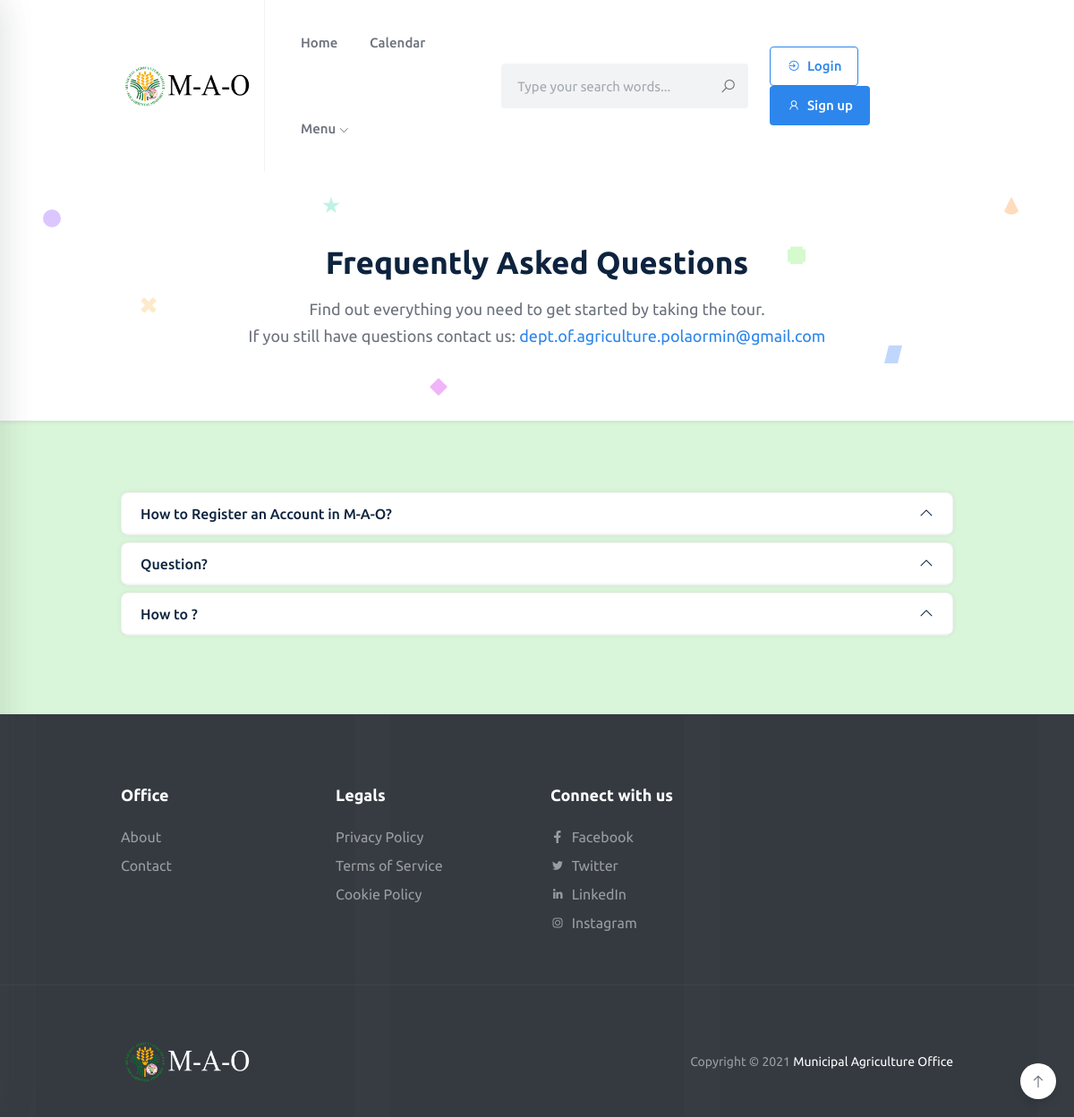
Page /index.php/home_controller/faq on the committed database.
### tables this page shows
CREATE TABLE `tbl_faq` (
  `id` int(11) NOT NULL,
  `question` text NOT NULL,
  `answer` text NOT NULL,
  `date_created` datetime NOT NULL DEFAULT current_timestamp()
);

### application/controllers/Home_controller.php (called while the page is built, shortened)
<?php
class Home_controller extends CI_Controller {
    public function __construct() {
        $this->load->model('Home_model');
        $this->load->database();
      }
    public function faq()
	{
        $page = "faq";
            $data['user'] = $this->User_model->getuser();
            $data['faqs'] = $this->Faq_model->fetchfaq();
            $this->load->view('Home/header',$data);
		    $this->load->view('Home/'.$page, $data);
            $this->load->view('Home/footer');
	}
}

### index.php (called while the page is built, shortened)
<?php
require_once BASEPATH.'core/CodeIgniter.php';

### application/models/Faq_model.php (called while the page is built, shortened)
<?php
class Faq_model extends CI_Model{
    public function fetchfaq()
    {
        $this->db->order_by('id', 'DEC');
        $query = $this->db->get('tbl_faq');
        return $query->result_array();
    }
}

### application/views/Home/faq.php (the view, shortened to what this page needs)
<section class="hero-area bg-white shadow-sm pt-80px pb-80px" >
    <span class="icon-shape icon-shape-1"></span>
    <span class="icon-shape icon-shape-2"></span>
    <span class="icon-shape icon-shape-3"></span>
    <span class="icon-shape icon-shape-4"></span>
    <span class="icon-shape icon-shape-5"></span>
    <span class="icon-shape icon-shape-6"></span>
    <span class="icon-shape icon-shape-7"></span>
    <div class="container">
        <div class="hero-content text-center">
            <h2 class="section-title pb-3">Frequently Asked Questions</h2>
            <p class="section-desc">Find out everything you need to get started by taking the tour. <br>
                If you still have questions contact us:
                <a href="mailto:dept.of.agriculture.polaormin@gmail.com" class="text-color hover-underline">dept.of.agriculture.polaormin@gmail.com</a>
            </p>
        </div>
    </div>
</section>
<section class="faq-area pt-80px pb-80px" style="background-color: hsl(120, 60%, 70%, 0.3);">
    <div class="container">
        <div class="row">
            <div class="col-lg-12">
                <div id="accordion" class="generic-accordion">
                <?php foreach($faqs as $row){?>
                    <div class="card">
                        <div class="card-header" id="headingOne">
                            <button class="btn btn-link" data-toggle="collapse" data-target="#collapseOne<?=$row['id'];?>" aria-expanded="true" aria-controls="collapseOne">
                                <span> <?=$row['question'];?></span>
                                <i class="la la-angle-down collapse-icon"></i>
                            </button>
                        </div>
                    </div>
                    <?php }?>
                </div>
            </div>
        </div>
    </div>
</section>

### rows in the picture
tbl_faq: question "How to Register an Account in M-A-O?"
tbl_faq: question "Question?"
tbl_faq: question "How to ?"
